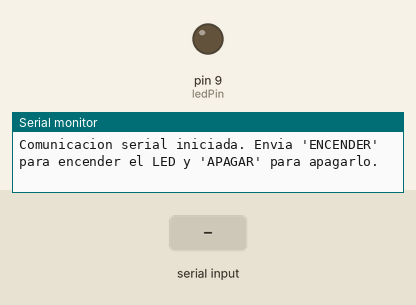
Bench run of a sketch on a simulated Arduino Uno, built with avr-gcc and run on an emulated ATmega328P. Parts: output pins drawn as LEDs (lit = HIGH), the last lines printed to the serial monitor. Inputs (shaded band) come from the test bench.

Above: at 1.2 s.
1.3 s: "ENCENDER\n" received over Serial
At 2.3 s:
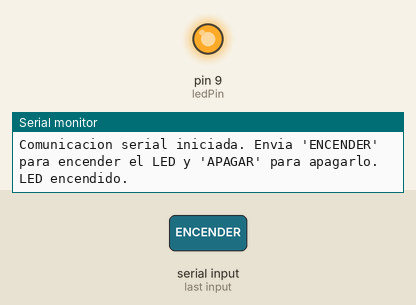
2.8 s: "APAGAR\n" received over Serial
At 3.5 s:
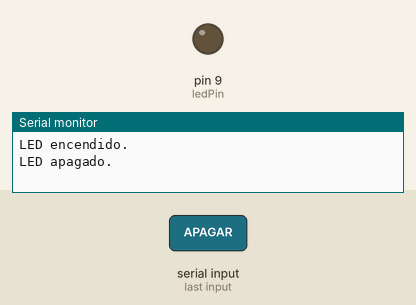
Timing chart, 0 to 5.8 s (numbered marks = the images above; inputs shaded):
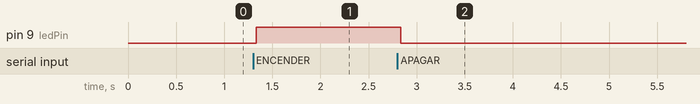

The sketch:

comunicaci_n_serial1.ino
```cpp
const int ledPin = 9; // Pin donde está conectado el LED

void setup() {
  // Configurar el pin del LED como salida
  pinMode(ledPin, OUTPUT);

  // Iniciar la comunicación serial a 9600 baudios
  Serial.begin(9600);

  // Mensaje inicial en el monitor serial
  Serial.println("Comunicacion serial iniciada. Envia 'ENCENDER' para encender el LED y 'APAGAR' para apagarlo.");
}

void loop() {
  // Verificar si hay datos disponibles en el puerto serial
  if (Serial.available() > 0) {
    // Leer los datos recibidos
    String command = Serial.readStringUntil('\n'); // Lee hasta el carácter de nueva línea

    // Quitar espacios y caracteres extra
    command.trim();

    // Comparar los datos recibidos y realizar la acción correspondiente
    if (command == "ENCENDER") {
      digitalWrite(ledPin, HIGH); // Enciende el LED
      Serial.println("LED encendido.");
    } else if (command == "APAGAR") {
      digitalWrite(ledPin, LOW); // Apaga el LED
      Serial.println("LED apagado.");
    } else {
      Serial.println("Comando no reconocido. Usa 'ENCENDER' o 'APAGAR'.");
    }
  }

  delay(100); // Pequeño retraso para evitar saturación del monitor serial
}
```

Measured:
- after the input at 1.3 s, pin 9 (ledPin): LOW → HIGH at once
- after the input at 2.8 s, pin 9 (ledPin): HIGH → LOW at once
